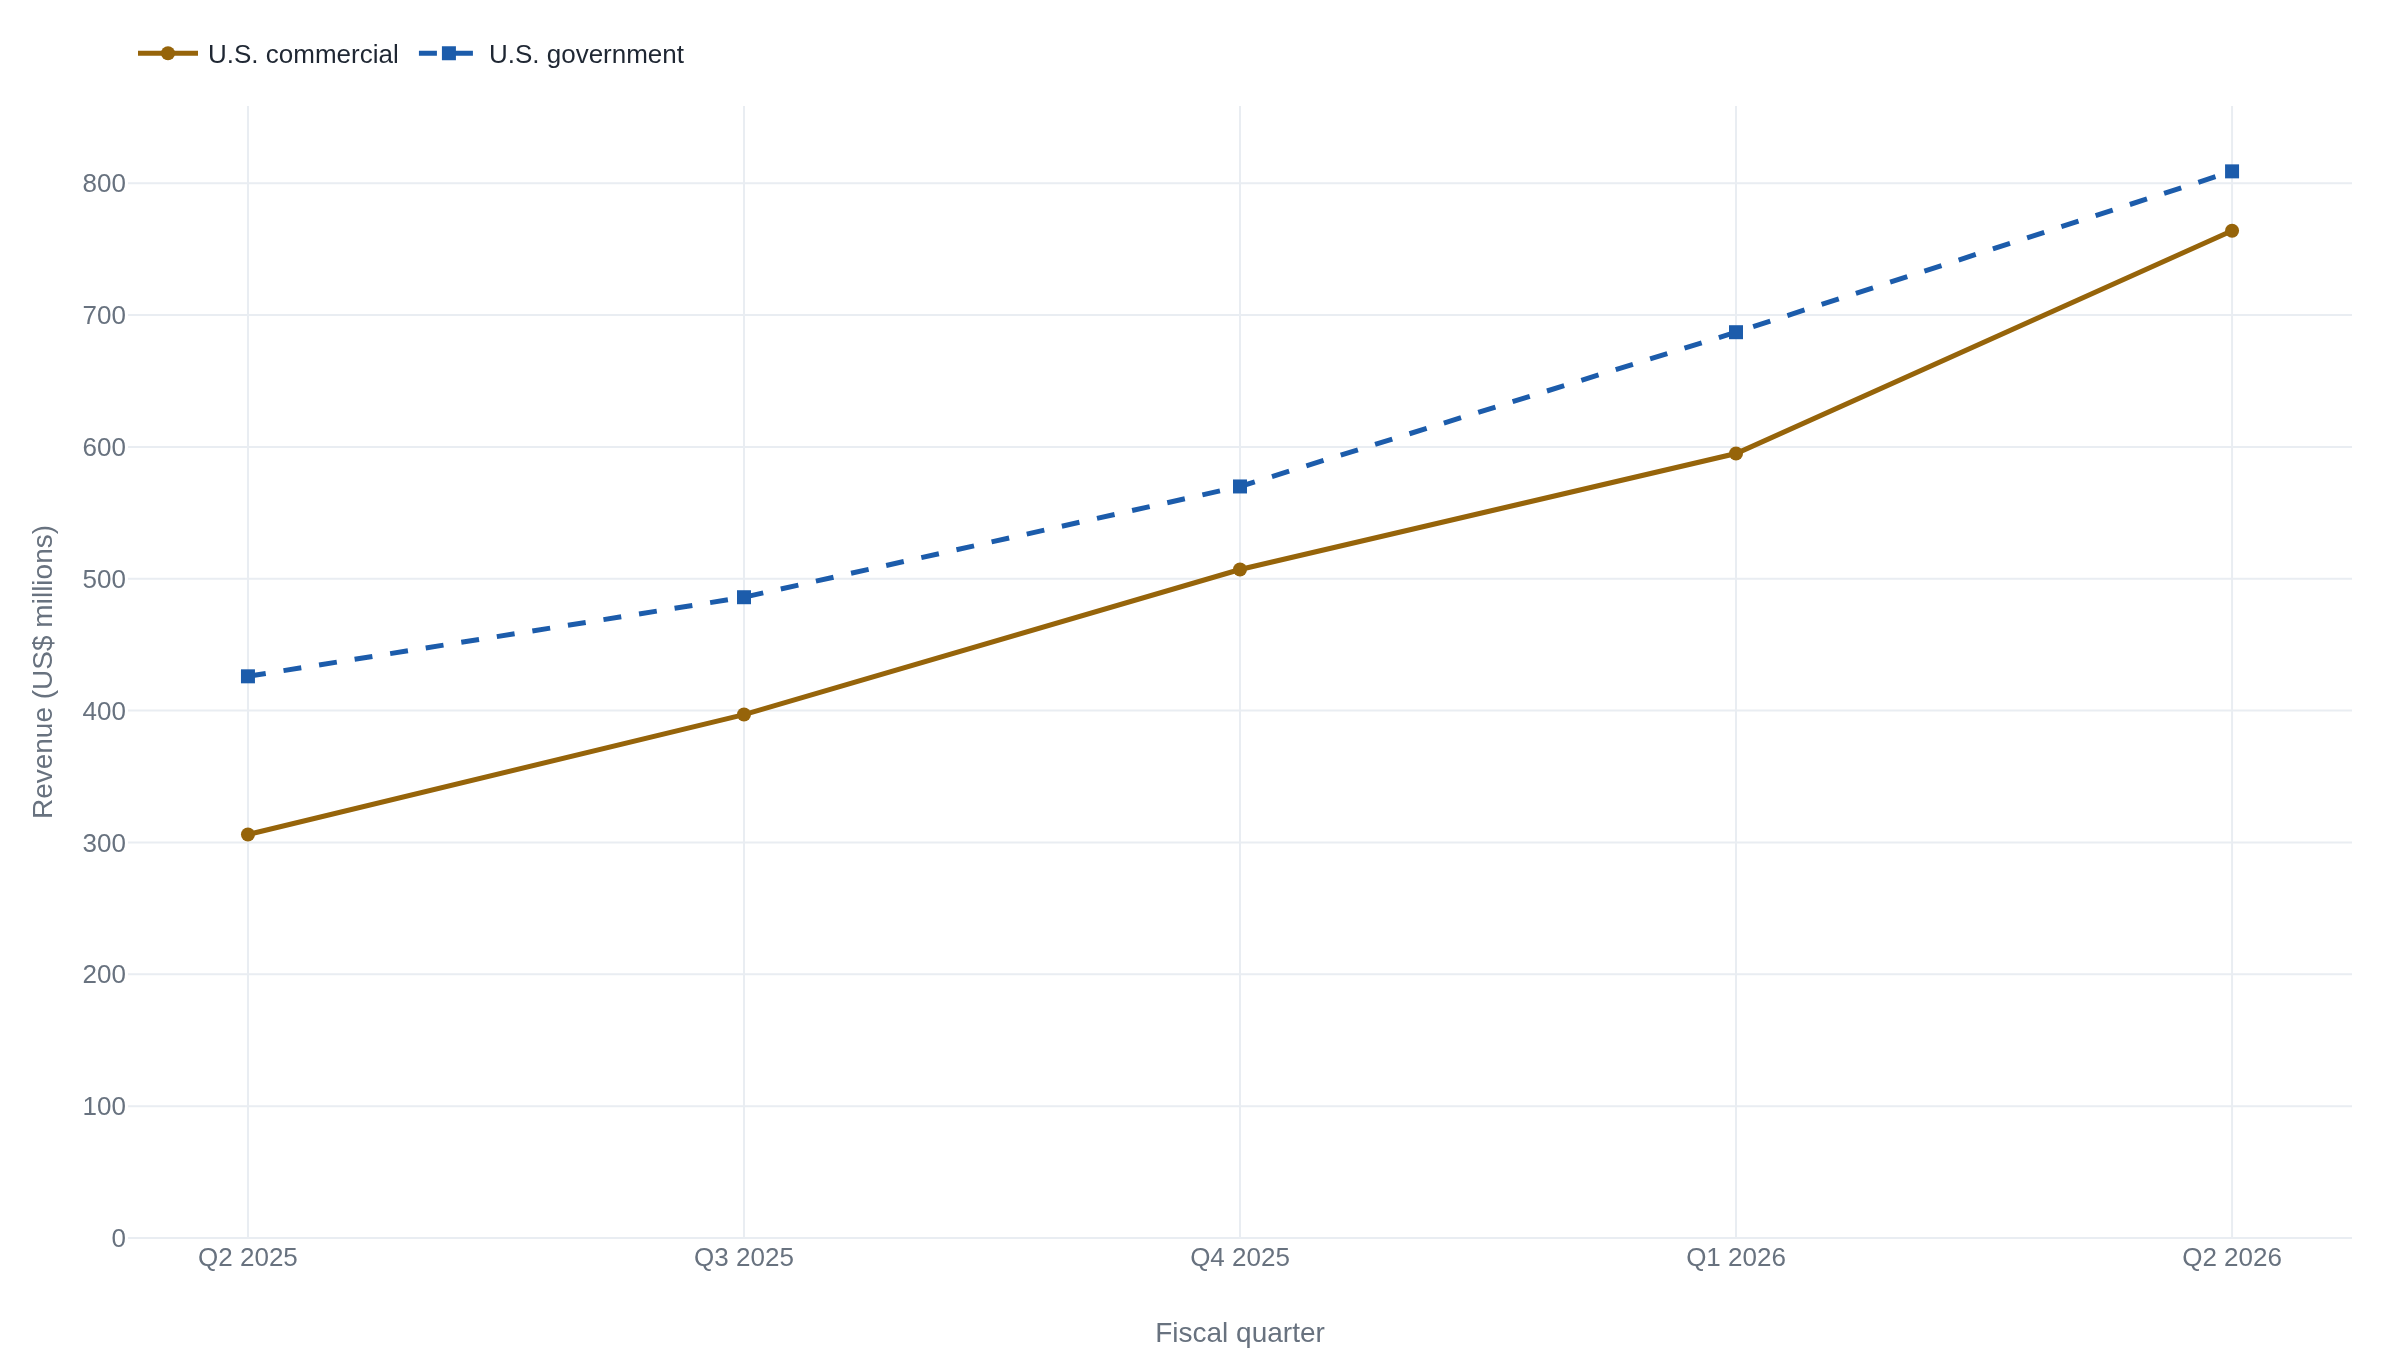

Recreate this plot in Python.
import plotly.graph_objects as go

# U.S. segment revenue by quarter, in US$ millions, each figure from the
# Palantir earnings release that owns that quarter (press-release roundings):
#   Q2 2025 release, Q3 2025 release, Q4/FY2025 release, Q1 2026 release,
#   Q2 2026 release. See the article's Sources list.
quarters = ["Q2 2025", "Q3 2025", "Q4 2025", "Q1 2026", "Q2 2026"]
us_commercial = [306, 397, 507, 595, 764]
us_government = [426, 486, 570, 687, 809]

fig = go.Figure()
fig.add_trace(
    go.Scatter(name="U.S. commercial", x=quarters, y=us_commercial, mode="lines+markers")
)
fig.add_trace(
    go.Scatter(name="U.S. government", x=quarters, y=us_government, mode="lines+markers")
)
fig.update_layout(yaxis_title="Revenue (US$ millions)", xaxis_title="Fiscal quarter")
fig.update_yaxes(rangemode="tozero")
